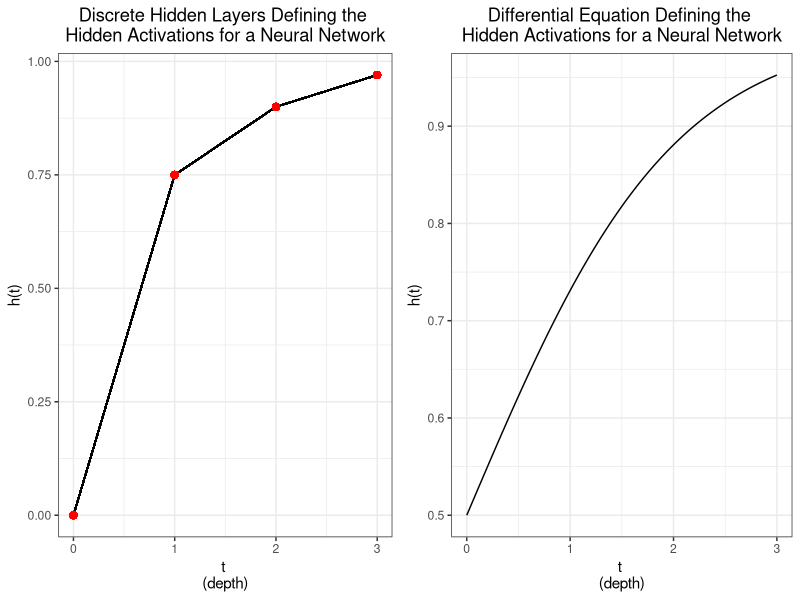

Generate this figure with R:
### Example of neural ODE vs. discrete layers

## Libraries
library(tidyverse)
require(gridExtra)

## Plotting DE Layers
x = seq(0, 3, 0.001)
de_hidden <- data.frame(x = x, y = 1/(1 + exp(-x))) %>% 
  ggplot(aes(x = x, y = y)) +
  geom_line() +
  theme_bw() +
  labs(x = "t \n(depth)", y = "h(t)") +
  ggtitle("Differential Equation Defining the \nHidden Activations for a Neural Network") +
  theme(plot.title = element_text(hjust = 0.5))
  
## Plotting recurrent NN Layers
disc_hidden <- data.frame(x = x, y = 1/(1 + exp(-x))) %>% 
  ggplot(aes(x = x, y = )) +
  geom_segment(aes(x = 0, y = 0, xend = 1, yend = 0.75)) + 
  geom_segment(aes(x = 1, y = 0.75, xend = 2, yend = 0.9)) +
  geom_segment(aes(x = 2, y = 0.9, xend = 3, yend = 0.97)) +
  theme_bw() +
  labs(x = "t \n(depth)", y = "h(t)") +
  ggtitle("Discrete Hidden Layers Defining the \nHidden Activations for a Neural Network") +
  theme(plot.title = element_text(hjust = 0.5)) +
  geom_point(aes(x = 0, y = 0), color = "red", size = 2) +
  geom_point(aes(x = 1, y = 0.75), color = "red", size = 2) +
  geom_point(aes(x = 2, y = 0.9), color = "red", size = 2) +
  geom_point(aes(x = 3, y = 0.97), color = "red", size = 2)

## Plotting together
grid.arrange(disc_hidden, de_hidden, ncol = 2)
